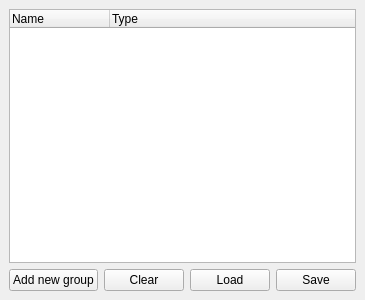
<?xml version="1.0" encoding="UTF-8"?>
<ui version="4.0">
 <class>AnnotationsDockWidget</class>
 <widget class="QDockWidget" name="AnnotationsDockWidget">
  <property name="geometry">
   <rect>
    <x>0</x>
    <y>0</y>
    <width>344</width>
    <height>300</height>
   </rect>
  </property>
  <property name="windowTitle">
   <string>Annotations</string>
  </property>
  <widget class="QWidget" name="dockWidgetContents">
   <layout class="QVBoxLayout" name="verticalLayout">
    <item>
     <widget class="QTreeWidget" name="AnnotationTreeWidget">
      <property name="editTriggers">
       <set>QAbstractItemView::NoEditTriggers</set>
      </property>
      <property name="dragEnabled">
       <bool>true</bool>
      </property>
      <property name="dragDropMode">
       <enum>QAbstractItemView::InternalMove</enum>
      </property>
      <property name="uniformRowHeights">
       <bool>true</bool>
      </property>
      <property name="sortingEnabled">
       <bool>false</bool>
      </property>
      <property name="animated">
       <bool>true</bool>
      </property>
      <property name="allColumnsShowFocus">
       <bool>true</bool>
      </property>
      <property name="headerHidden">
       <bool>false</bool>
      </property>
      <column>
       <property name="text">
        <string>Name</string>
       </property>
      </column>
      <column>
       <property name="text">
        <string>Type</string>
       </property>
      </column>
     </widget>
    </item>
    <item>
     <layout class="QHBoxLayout" name="horizontalLayout">
      <item>
       <widget class="QPushButton" name="addGroupButton">
        <property name="text">
         <string>Add new group</string>
        </property>
       </widget>
      </item>
      <item>
       <widget class="QPushButton" name="clearButton">
        <property name="text">
         <string>Clear</string>
        </property>
       </widget>
      </item>
      <item>
       <widget class="QPushButton" name="loadButton">
        <property name="text">
         <string>Load</string>
        </property>
       </widget>
      </item>
      <item>
       <widget class="QPushButton" name="saveButton">
        <property name="text">
         <string>Save</string>
        </property>
       </widget>
      </item>
     </layout>
    </item>
   </layout>
  </widget>
 </widget>
 <resources/>
 <connections/>
</ui>
